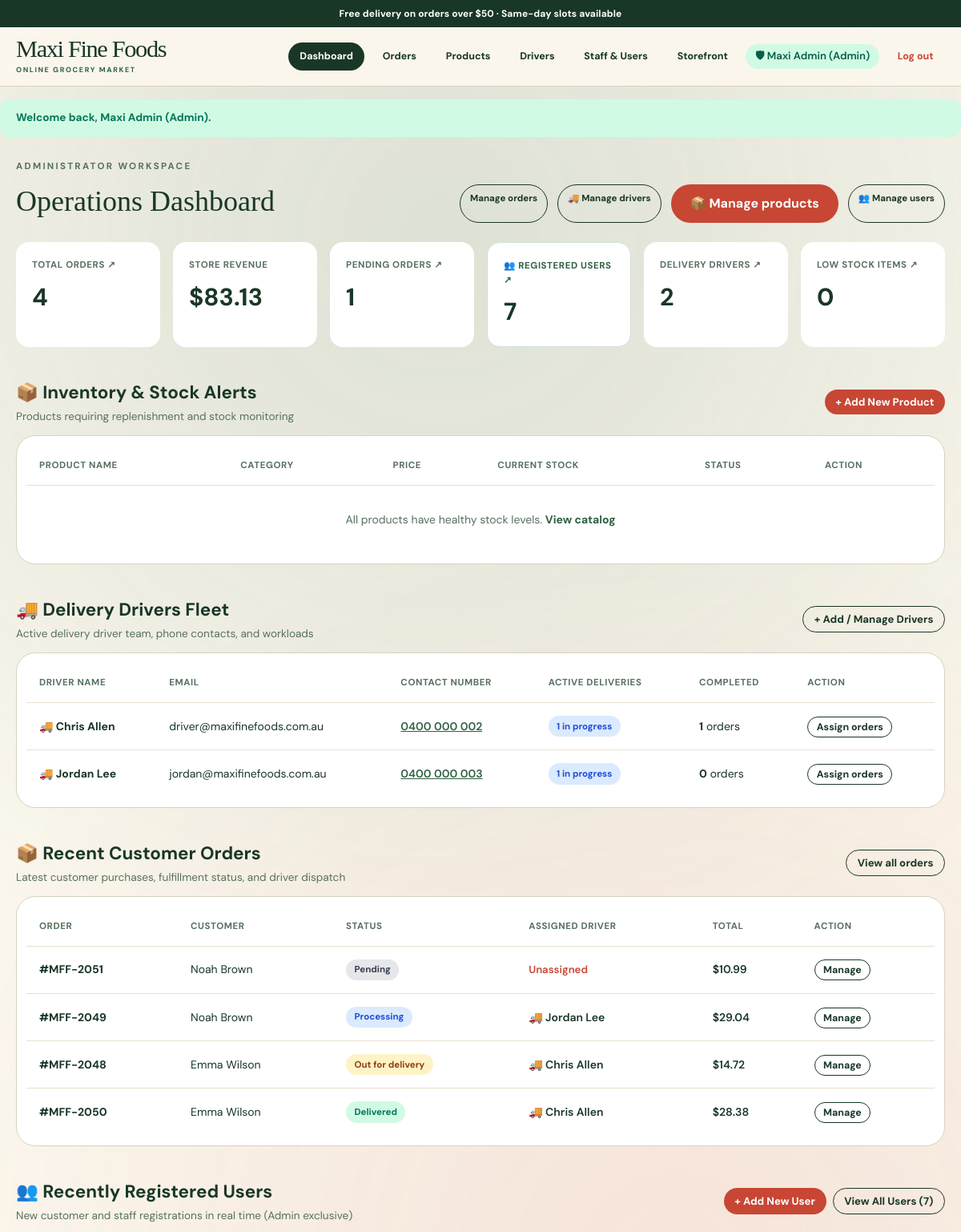
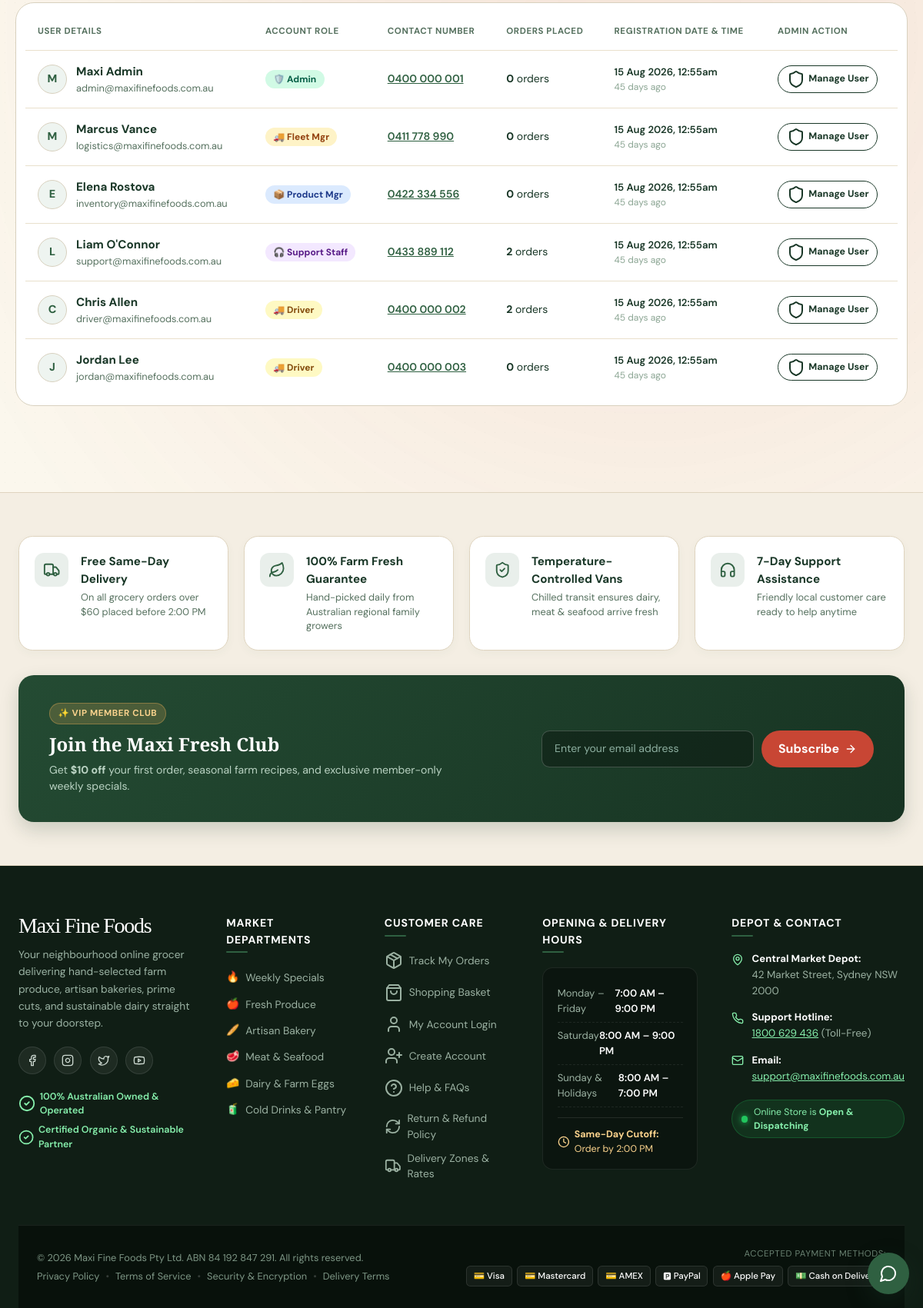
Page /admin/dashboard.php (signed in) on the committed database (2 pictures, top to bottom).
### tables this page shows
CREATE TABLE users (
    id INT AUTO_INCREMENT PRIMARY KEY,
    name VARCHAR(120) NOT NULL,
    email VARCHAR(190) NOT NULL UNIQUE,
    password_hash VARCHAR(255) NOT NULL,
    role ENUM('customer', 'admin', 'delivery', 'inventory_manager', 'logistics_manager', 'support_staff') NOT NULL DEFAULT 'customer',
    contact_number VARCHAR(40) NULL,
    created_at DATETIME NOT NULL DEFAULT CURRENT_TIMESTAMP
);

CREATE TABLE orders (
    id INT AUTO_INCREMENT PRIMARY KEY,
    user_id INT NULL,
    customer_name VARCHAR(160) NOT NULL,
    contact_number VARCHAR(40) NOT NULL,
    delivery_address VARCHAR(255) NOT NULL,
    delivery_instructions TEXT NULL,
    payment_method ENUM('cash_on_delivery', 'credit_card', 'paypal') NOT NULL DEFAULT 'cash_on_delivery',
    subtotal DECIMAL(10,2) NOT NULL,
    tax DECIMAL(10,2) NOT NULL,
    total DECIMAL(10,2) NOT NULL,
    status ENUM('pending', 'processing', 'out_for_delivery', 'delivered', 'cancelled') NOT NULL DEFAULT 'pending',
    driver VARCHAR(120) NULL,
    created_at DATETIME NOT NULL DEFAULT CURRENT_TIMESTAMP,
    stripe_session_id VARCHAR(100) NULL,
    UNIQUE KEY uniq_orders_stripe_session (stripe_session_id),
    FOREIGN KEY (user_id) REFERENCES users(id) ON DELETE SET NULL
);

### includes/session.php (called while the page is built, shortened)
<?php
function mff_role(): string
{
    return $_SESSION['role'] ?? 'guest';
}
function mff_role_label(string $role): string
{
    return match ($role) {
        'admin' => 'Administrator',
        'logistics_manager' => 'Logistics & Fleet Manager',
        'inventory_manager' => 'Product & Inventory Manager',
        'support_staff' => 'Customer Service Staff',
        'delivery' => 'Delivery Driver',
        'customer' => 'Customer',
        default => 'Guest',
    };
}
function mff_money(float $n): string
{
    return '$' . number_format($n, 2);
}

### public/admin/dashboard.php (the view, shortened to what this page needs)
<?php
require_once file_exists(__DIR__ . '/../../includes/session.php') ? __DIR__ . '/../../includes/session.php' : __DIR__ . '/../includes/session.php';
$userRole = mff_role();
$pdo = mff_db();
if ($pdo !== null) {
    $orders = $pdo->query('SELECT * FROM orders ORDER BY created_at DESC LIMIT 10')->fetchAll();
    $totalOrders = (int) $pdo->query('SELECT COUNT(*) FROM orders')->fetchColumn();
    $totalRevenue = (float) $pdo->query('SELECT COALESCE(SUM(total), 0) FROM orders WHERE status != "cancelled"')->fetchColumn();
    $pendingOrders = (int) $pdo->query('SELECT COUNT(*) FROM orders WHERE status = "pending"')->fetchColumn();
    $lowStock = (int) $pdo->query('SELECT COUNT(*) FROM products WHERE stock <= low_stock_threshold')->fetchColumn();
    $lowStockProducts = $pdo->query('SELECT * FROM products WHERE stock <= low_stock_threshold ORDER BY stock ASC LIMIT 8')->fetchAll();
    $drivers = $pdo->query("
        SELECT u.id, u.name, u.email, u.contact_number, u.created_at,
               (SELECT COUNT(*) FROM orders o WHERE o.driver = u.name AND o.status IN ('processing', 'out_for_delivery')) AS active_deliveries,
               (SELECT COUNT(*) FROM orders o WHERE o.driver = u.name AND o.status = 'delivered') AS completed_deliveries
        FROM users u
        WHERE u.role = 'delivery'
        ORDER BY u.name ASC
    ")->fetchAll();
    $totalDrivers = count($drivers);
    $totalUsers = (int) $pdo->query('SELECT COUNT(*) FROM users')->fetchColumn();
    $recentUsers = $pdo->query('
        SELECT u.id, u.name, u.email, u.role, u.contact_number, u.created_at,
               (SELECT COUNT(*) FROM orders o WHERE o.user_id = u.id) AS order_count
        FROM users u
        ORDER BY u.created_at DESC
        LIMIT 6
    ')->fetchAll();
}
$statusLabels = [
    'pending' => 'Pending', 'processing' => 'Processing',
    'out_for_delivery' => 'Out for delivery', 'delivered' => 'Delivered', 'cancelled' => 'Cancelled',
];
require file_exists(__DIR__ . '/../../includes/header.php') ? __DIR__ . '/../../includes/header.php' : __DIR__ . '/../includes/header.php';
?>
<div class="u-062">
  <div>
    <p class="section-eyebrow"><?= htmlspecialchars(mff_role_label($userRole)) ?> Workspace</p>
    <h1 class="section-title">Operations Dashboard</h1>
  </div>
  <div class="u-066">
    <?php if (in_array($userRole, ['admin', 'logistics_manager', 'support_staff'], true)): ?>
      <a href="<?= BASE_URL ?>/admin/manage_orders.php" class="btn-outline">Manage orders</a>
    <?php endif; ?>
    <?php if (in_array($userRole, ['admin', 'logistics_manager'], true)): ?>
      <a href="<?= BASE_URL ?>/admin/manage_drivers.php" class="btn-outline">🚚 Manage drivers</a>
    <?php endif; ?>
    <?php if (in_array($userRole, ['admin', 'inventory_manager'], true)): ?>
      <a href="<?= BASE_URL ?>/admin/manage_products.php" class="btn-tomato">📦 Manage products</a>
    <?php endif; ?>
    <?php if ($userRole === 'admin'): ?>
      <a href="<?= BASE_URL ?>/admin/manage_users.php" class="btn-outline">👥 Manage users</a>
    <?php endif; ?>
  </div>
</div>
<div class="stat-grid u-153">
  <?php if ($userRole === 'admin'): ?>
    <a href="<?= BASE_URL ?>/admin/manage_orders.php" class="stat-card u-218">
      <p class="stat-card__label">Total orders ↗</p>
      <p class="stat-card__value"><?= number_format($totalOrders) ?></p>
    </a>
    <div class="stat-card">
      <p class="stat-card__label">Store Revenue</p>
      <p class="stat-card__value"><?= mff_money($totalRevenue) ?></p>
    </div>
    <a href="<?= BASE_URL ?>/admin/manage_orders.php" class="stat-card u-218">
      <p class="stat-card__label">Pending orders ↗</p>
      <p class="stat-card__value"><?= number_format($pendingOrders) ?></p>
    </a>
    <a href="<?= BASE_URL ?>/admin/manage_users.php" class="stat-card u-221">
      <p class="stat-card__label u-040">👥 Registered Users ↗</p>
      <p class="stat-card__value"><?= number_format($totalUsers) ?></p>
    </a>
    <a href="<?= BASE_URL ?>/admin/manage_drivers.php" class="stat-card u-218">
      <p class="stat-card__label">Delivery drivers ↗</p>
      <p class="stat-card__value"><?= number_format($totalDrivers) ?></p>
    </a>
    <a href="<?= BASE_URL ?>/admin/manage_products.php" class="stat-card u-218">
      <p class="stat-card__label">Low stock items ↗</p>
      <p class="stat-card__value"><?= number_format($lowStock) ?></p>
    </a>
  <?php endif; ?>
</div>
<?php if (in_array($userRole, ['admin', 'inventory_manager'], true)): ?>
<div class="u-073">
  <div>
    <h2 class="u-135">📦 Inventory &amp; Stock Alerts</h2>
    <p class="u-124">Products requiring replenishment and stock monitoring</p>
  </div>
  <a href="<?= BASE_URL ?>/admin/manage_products.php" class="btn-tomato u-123">+ Add New Product</a>
</div>
<div class="data-table-wrap u-176">
  <table class="data-table">
    <thead>
      <tr>
        <th>Product Name</th>
        <th>Category</th>
        <th>Price</th>
        <th>Current Stock</th>
        <th>Status</th>
        <th>Action</th>
      </tr>
    </thead>
    <tbody>
      <?php if (empty($lowStockProducts)): ?>
        <tr><td colspan="6" class="u-213">All products have healthy stock levels. <a href="<?= BASE_URL ?>/admin/manage_products.php" class="u-040">View catalog</a></td></tr>
      <?php endif; ?>
    </tbody>
  </table>
</div>
<?php endif; ?>
<?php if (in_array($userRole, ['admin', 'logistics_manager'], true)): ?>
<div class="u-073">
  <div>
    <h2 class="u-135">🚚 Delivery Drivers Fleet</h2>
    <p class="u-124">Active delivery driver team, phone contacts, and workloads</p>
  </div>
  <a href="<?= BASE_URL ?>/admin/manage_drivers.php" class="btn-outline u-123">+ Add / Manage Drivers</a>
</div>
<div class="data-table-wrap u-176">
  <table class="data-table">
    <thead>
      <tr>
        <th>Driver Name</th>
        <th>Email</th>
        <th>Contact Number</th>
        <th>Active Deliveries</th>
        <th>Completed</th>
        <th>Action</th>
      </tr>
    </thead>
    <tbody>
      <?php if (empty($drivers)): ?>
        <tr><td colspan="6" class="u-213">No delivery drivers registered yet. <a href="<?= BASE_URL ?>/admin/manage_drivers.php" class="u-047">Add a driver</a></td></tr>
      <?php else: ?>
        <?php foreach ($drivers as $driver): ?>
          <tr>
            <td class="u-144">
              <span class="u-090">
                🚚 <?= htmlspecialchars($driver['name']) ?>
              </span>
            </td>
            <td><?= htmlspecialchars($driver['email']) ?></td>
            <td>
              <?php if (!empty($driver['contact_number'])): ?>
                <a href="tel:<?= htmlspecialchars(preg_replace('/\s+/', '', $driver['contact_number'])) ?>" class="u-143">
                  <?= htmlspecialchars($driver['contact_number']) ?>
                </a>
              <?php else: ?>
                <span class="u-033">—</span>
              <?php endif; ?>
            </td>
            <td>
              <?php if ((int)$driver['active_deliveries'] > 0): ?>
                <span class="status status-processing u-144"><?= (int)$driver['active_deliveries'] ?> in progress</span>
              <?php else: ?>
                <span class="status status-instock u-011">Available</span>
              <?php endif; ?>
            </td>
            <td><strong><?= (int)$driver['completed_deliveries'] ?></strong> orders</td>
            <td>
              <a href="<?= BASE_URL ?>/admin/manage_orders.php" class="btn-outline u-120">Assign orders</a>
            </td>
          </tr>
        <?php endforeach; ?>
      <?php endif; ?>
    </tbody>
  </table>
</div>
<?php endif; ?>
<?php if (in_array($userRole, ['admin', 'logistics_manager', 'support_staff'], true)): ?>
<div class="u-073">
  <div>
    <h2 class="u-135">📦 Recent Customer Orders</h2>
    <p class="u-124">Latest customer purchases, fulfillment status, and driver dispatch</p>
  </div>
  <a href="<?= BASE_URL ?>/admin/manage_orders.php" class="btn-outline u-123">View all orders</a>
</div>
<div class="data-table-wrap u-176">
  <table class="data-table">
    <thead>
      <tr>
        <th>Order</th>
        <th>Customer</th>
        <th>Status</th>
        <th>Assigned Driver</th>
        <th>Total</th>
        <th>Action</th>
      </tr>
    </thead>
    <tbody>
      <?php foreach ($orders as $order): ?>
        <tr>
          <td class="u-144">#MFF-<?= (int) $order['id'] ?></td>
          <td><?= htmlspecialchars($order['customer_name']) ?></td>
          <td><span class="status status-<?= htmlspecialchars($order['status']) ?>"><?= htmlspecialchars($statusLabels[$order['status']] ?? $order['status']) ?></span></td>
          <td>
            <?php if (!empty($order['driver'])): ?>
              <span class="u-142">🚚 <?= htmlspecialchars($order['driver']) ?></span>
            <?php else: ?>
              <span class="u-035">Unassigned</span>
            <?php endif; ?>
          </td>
          <td class="u-141"><?= isset($order['total']) ? mff_money($order['total']) : '—' ?></td>
          <td><a href="<?= BASE_URL ?>/admin/manage_orders.php?id=<?= (int) $order['id'] ?>" class="btn-outline u-120">Manage</a></td>
        </tr>
      <?php endforeach; ?>
    </tbody>
  </table>
</div>
<?php endif; ?>
<?php if ($userRole === 'admin'): ?>
<div class="u-074">
  <div>
    <h2 class="u-135">👥 Recently Registered Users</h2>
    <p class="u-124">New customer and staff registrations in real time (Admin exclusive)</p>
  </div>
  <div class="u-068">
    <a href="<?= BASE_URL ?>/admin/manage_users.php?action=create" class="btn-tomato u-123">+ Add New User</a>
    <a href="<?= BASE_URL ?>/admin/manage_users.php" class="btn-outline u-123">View All Users (<?= number_format($totalUsers) ?>)</a>
  </div>
</div>
<div class="data-table-wrap u-176">
  <table class="data-table">
    <thead>
      <tr>
        <th>User Details</th>
        <th>Account Role</th>
        <th>Contact Number</th>
        <th>Orders Placed</th>
        <th>Registration Date &amp; Time</th>
        <th>Admin Action</th>
      </tr>
    </thead>
    <tbody>
      <?php if (empty($recentUsers)): ?>
        <tr><td colspan="6" class="u-213">No registered users yet. <a href="<?= BASE_URL ?>/admin/manage_users.php?action=create" class="u-047">Add a user</a></td></tr>
      <?php else: ?>
        <?php foreach ($recentUsers as $u):
          $regTime = strtotime($u['created_at'] ?? 'now');
        ?>
          <tr>
            <td>
              <div class="u-055">
                <div class="u-231">
                  <?= strtoupper(substr($u['name'], 0, 1)) ?>
                </div>
                <div>
                  <div class="u-146">
                    <?= htmlspecialchars($u['name']) ?>
                  </div>
                  <div class="u-126"><?= htmlspecialchars($u['email']) ?></div>
                </div>
              </div>
            </td>
            <td>
              <?php if ($u['role'] === 'admin'): ?>
                <span class="u-005">🛡️ Admin</span>
              <?php elseif ($u['role'] === 'logistics_manager'): ?>
                <span class="u-019">🚚 Fleet Mgr</span>
              <?php elseif ($u['role'] === 'inventory_manager'): ?>
                <span class="u-007">📦 Product Mgr</span>
              <?php elseif ($u['role'] === 'support_staff'): ?>
                <span class="u-012">🎧 Support Staff</span>
              <?php elseif ($u['role'] === 'delivery'): ?>
                <span class="u-021">🚚 Driver</span>
              <?php else: ?>
                <span class="u-009">🛍️ Customer</span>
              <?php endif; ?>
            </td>
            <td>
              <?php if (!empty($u['contact_number'])): ?>
                <a href="tel:<?= htmlspecialchars(preg_replace('/\s+/', '', $u['contact_number'])) ?>" class="u-143">
                  <?= htmlspecialchars($u['contact_number']) ?>
                </a>
              <?php else: ?>
                <span class="u-033">—</span>
              <?php endif; ?>
            </td>
            <td><strong><?= (int) ($u['order_count'] ?? 0) ?></strong> orders</td>
            <td class="u-122">
              <div class="u-142"><?= date('d M Y, h:ia', $regTime) ?></div>
              <div class="u-118">
                <?php
                  $diff = time() - $regTime;
                  if ($diff < 60) echo 'Just now';
                  elseif ($diff < 3600) echo floor($diff / 60) . ' mins ago';
                  elseif ($diff < 86400) echo floor($diff / 3600) . ' hours ago';
                  else echo floor($diff / 86400) . ' days ago';
                ?>
              </div>
            </td>
            <td>
              <a href="<?= BASE_URL ?>/admin/manage_users.php?edit=<?= (int)$u['id'] ?>" class="btn-outline u-121">
                <i data-lucide="shield" class="icon-xs"></i> Manage User
              </a>
            </td>
          </tr>
        <?php endforeach; ?>
      <?php endif; ?>
    </tbody>
  </table>
</div>
<?php endif; ?>
<?php require file_exists(__DIR__ . '/../../includes/footer.php') ? __DIR__ . '/../../includes/footer.php' : __DIR__ . '/../includes/footer.php'; ?>

### public/assets/motion.css (style rules this page uses)
:root { --mff-dur-1: 180ms; --mff-dur-2: 320ms; --mff-dur-3: 520ms; --mff-dur-4: 900ms; --mff-stagger: 40ms; --mff-ease-out: cubic-bezier(.22, .61, .36, 1); --mff-ease-in: cubic-bezier(.55, .06, .68, .19); --mff-ease-soft: cubic-bezier(.34, 1.2, .64, 1); }
.btn-tomato, .btn-ink, .cart-button, .nav-action, .role-pill, .filter-button, .pre-footer-icon, .pre-footer-card { transition: transform var(--mff-dur-1) var(--mff-ease-out), background-color var(--mff-dur-1) var(--mff-ease-out), box-shadow var(--mff-dur-1) var(--mff-ease-out), color var(--mff-dur-1) var(--mff-ease-out); }

### rows in the picture
users: name "Chris Allen", email "driver@maxifinefoods.com.au", contact_number "0400 000 002", active_deliveries "1", completed_deliveries "1", name "C", role "🚚 Driver", order_count "2", created_at "15 Aug 2026, 12:55am"
users: name "Jordan Lee", email "jordan@maxifinefoods.com.au", contact_number "0400 000 003", active_deliveries "1", completed_deliveries "0", name "J", role "🚚 Driver", order_count "0", created_at "15 Aug 2026, 12:55am"
orders: id "2051", customer_name "Noah Brown", status "Pending", shows "Unassigned", total "$10.99"
orders: id "2049", customer_name "Noah Brown", status "Processing", driver "Jordan Lee", total "$29.04"
orders: id "2048", customer_name "Emma Wilson", status "Out for delivery", driver "Chris Allen", total "$14.72"
orders: id "2050", customer_name "Emma Wilson", status "Delivered", driver "Chris Allen", total "$28.38"
users: name "M", name "Maxi Admin", email "admin@maxifinefoods.com.au", role "🛡️ Admin", contact_number "0400 000 001", order_count "0", created_at "15 Aug 2026, 12:55am"
users: name "M", name "Marcus Vance", email "logistics@maxifinefoods.com.au", shows "🚚 Fleet Mgr", contact_number "0411 778 990", order_count "0", created_at "15 Aug 2026, 12:55am"
users: name "E", name "Elena Rostova", email "inventory@maxifinefoods.com.au", shows "📦 Product Mgr", contact_number "0422 334 556", order_count "0", created_at "15 Aug 2026, 12:55am"
users: name "L", name "Liam O'Connor", email "support@maxifinefoods.com.au", role "🎧 Support Staff", contact_number "0433 889 112", order_count "2", created_at "15 Aug 2026, 12:55am"

### other values in the picture
$_SESSION['user_name'] "Maxi Admin"
$flash['message'] "Welcome back, Maxi Admin (Admin)."
mff_role_label($userRole) "ADMINISTRATOR"
$totalOrders "4"
mff_money($totalRevenue) "$83.13"
$pendingOrders "1"
$totalUsers "7"
$totalDrivers "2"
$lowStock "0"
